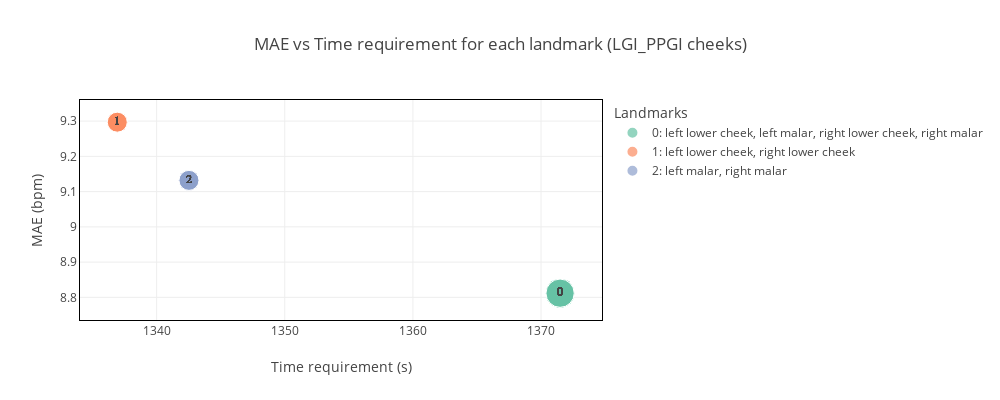

The code cell stored with this chart in its notebook:
### Markdown cell above
### Cheeks

### Code cell
roi = 'cheeks'
df = pd.read_hdf(f'../results/test_landmarks/h5/{dataset_name}/{dataset_name}_landmarks_in_roi.h5', key='df')\
        .query(f'ROI == "{roi}"')
df = pd.concat([df, df_each.query(f'ROI == "{roi}"')]).reset_index(drop=True)    
metric = 'MAE'

df, rankings = get_rankings_roi(df, dataset_name, metric)
fig, axs = plt.subplots(2,2,figsize=(15,6))
fig, axs = plot_bar_roi(df, rankings, roi, dataset_name, ncol=2, fig=fig, axs=axs)
plt.show()

fig, axs = plt.subplots(2,2,figsize=(12,5))
fig, axs = plot_box_roi(df, rankings, roi, dataset_name, ncol=1, fig=fig, axs=axs)
plt.show()

df1, fig = plot_bubble_roi(df, metric, dataset_name, roi, size=[1000,400])
fig.show()

# print the worst video landmarks combination
df.sort_values('MAE',ascending=False).groupby('video').head(1)[['method','dataset','videoFilename','landmarks','MAE','RMSE','PCC','video','score']]

### Figure 1 — Plotly figure (JSON) as saved in the notebook; plotly's stock layout.template omitted (floating-point values rounded to 4 significant figures)
{"data": [{"customdata": [["0: left lower cheek, left malar, right lower cheek, right malar"], ["0: left lower cheek, left malar, right lower cheek, right malar"], ["0: left lower cheek, left malar, right lower cheek, right malar"], ["0: left lower cheek, left malar, right lower cheek, right malar"], ["0: left lower cheek, left malar, right lower cheek, right malar"], ["0: left lower cheek, left malar, right lower cheek, right malar"], ["0: left lower cheek, left malar, right lower cheek, right malar"], ["0: left lower cheek, left malar, right lower cheek, right malar"], ["0: left lower cheek, left malar, right lower cheek, right malar"], ["0: left lower cheek, left malar, right lower cheek, right malar"], ["0: left lower cheek, left malar, right lower cheek, right malar"], ["0: left lower cheek, left malar, right lower cheek, right malar"], ["0: left lower cheek, left malar, right lower cheek, right malar"], ["0: left lower cheek, left malar, right lower cheek, right malar"], ["0: left lower cheek, left malar, right lower cheek, right malar"], ["0: left lower cheek, left malar, right lower cheek, right malar"], ["0: left lower cheek, left malar, right lower cheek, right malar"], ["0: left lower cheek, left malar, right lower cheek, right malar"], ["0: left lower cheek, left malar, right lower cheek, right malar"], ["0: left lower cheek, left malar, right lower cheek, right malar"], ["0: left lower cheek, left malar, right lower cheek, right malar"], ["0: left lower cheek, left malar, right lower cheek, right malar"]], "hovertemplate": "Landmarks=%{customdata[0]}<br>Time requirement (s)=%{x}<br>MAE (bpm)=%{y}<br>Number of landmarks=%{marker.size}<br>landmarks_id=%{text}<extra></extra>", "legendgroup": "0: left lower cheek, left malar, right lower cheek, right malar", "marker": {"color": "rgb(102,194,165)", "size": [4, 4, 4, 4, 4, 4, 4, 4, 4, 4, 4, 4, 4, 4, 4, 4, 4, 4, 4, 4, 4, 4], "sizemode": "area", "sizeref": 0.01, "symbol": "circle"}, "mode": "markers+text", "name": "0: left lower cheek, left malar, right lower cheek, right malar", "orientation": "v", "showlegend": true, "text": [0, 0, 0, 0, 0, 0, 0, 0, 0, 0, 0, 0, 0, 0, 0, 0, 0, 0, 0, 0, 0, 0], "textfont": {"family": "Courier New", "size": 12}, "textposition": "middle center", "type": "scatter", "x": [1371.0, 1371.0, 1371.0, 1371.0, 1371.0, 1371.0, 1371.0, 1371.0, 1371.0, 1371.0, 1371.0, 1371.0, 1371.0, 1371.0, 1371.0, 1371.0, 1371.0, 1371.0, 1371.0, 1371.0, 1371.0, 1371.0], "xaxis": "x", "y": [8.812, 8.812, 8.812, 8.812, 8.812, 8.812, 8.812, 8.812, 8.812, 8.812, 8.812, 8.812, 8.812, 8.812, 8.812, 8.812, 8.812, 8.812, 8.812, 8.812, 8.812, 8.812], "yaxis": "y"}, {"customdata": [["1: left lower cheek, right lower cheek"], ["1: left lower cheek, right lower cheek"], ["1: left lower cheek, right lower cheek"], ["1: left lower cheek, right lower cheek"], ["1: left lower cheek, right lower cheek"], ["1: left lower cheek, right lower cheek"], ["1: left lower cheek, right lower cheek"], ["1: left lower cheek, right lower cheek"], ["1: left lower cheek, right lower cheek"], ["1: left lower cheek, right lower cheek"], ["1: left lower cheek, right lower cheek"], ["1: left lower cheek, right lower cheek"], ["1: left lower cheek, right lower cheek"], ["1: left lower cheek, right lower cheek"], ["1: left lower cheek, right lower cheek"], ["1: left lower cheek, right lower cheek"], ["1: left lower cheek, right lower cheek"], ["1: left lower cheek, right lower cheek"], ["1: left lower cheek, right lower cheek"], ["1: left lower cheek, right lower cheek"], ["1: left lower cheek, right lower cheek"], ["1: left lower cheek, right lower cheek"]], "hovertemplate": "Landmarks=%{customdata[0]}<br>Time requirement (s)=%{x}<br>MAE (bpm)=%{y}<br>Number of landmarks=%{marker.size}<br>landmarks_id=%{text}<extra></extra>", "legendgroup": "1: left lower cheek, right lower cheek", "marker": {"color": "rgb(252,141,98)", "size": [2, 2, 2, 2, 2, 2, 2, 2, 2, 2, 2, 2, 2, 2, 2, 2, 2, 2, 2, 2, 2, 2], "sizemode": "area", "sizeref": 0.01, "symbol": "circle"}, "mode": "markers+text", "name": "1: left lower cheek, right lower cheek", "orientation": "v", "showlegend": true, "text": [1, 1, 1, 1, 1, 1, 1, 1, 1, 1, 1, 1, 1, 1, 1, 1, 1, 1, 1, 1, 1, 1], "textfont": {"family": "Courier New", "size": 12}, "textposition": "middle center", "type": "scatter", "x": [1337.0, 1337.0, 1337.0, 1337.0, 1337.0, 1337.0, 1337.0, 1337.0, 1337.0, 1337.0, 1337.0, 1337.0, 1337.0, 1337.0, 1337.0, 1337.0, 1337.0, 1337.0, 1337.0, 1337.0, 1337.0, 1337.0], "xaxis": "x", "y": [9.297, 9.297, 9.297, 9.297, 9.297, 9.297, 9.297, 9.297, 9.297, 9.297, 9.297, 9.297, 9.297, 9.297, 9.297, 9.297, 9.297, 9.297, 9.297, 9.297, 9.297, 9.297], "yaxis": "y"}, {"customdata": [["2: left malar, right malar"], ["2: left malar, right malar"], ["2: left malar, right malar"], ["2: left malar, right malar"], ["2: left malar, right malar"], ["2: left malar, right malar"], ["2: left malar, right malar"], ["2: left malar, right malar"], ["2: left malar, right malar"], ["2: left malar, right malar"], ["2: left malar, right malar"], ["2: left malar, right malar"], ["2: left malar, right malar"], ["2: left malar, right malar"], ["2: left malar, right malar"], ["2: left malar, right malar"], ["2: left malar, right malar"], ["2: left malar, right malar"], ["2: left malar, right malar"], ["2: left malar, right malar"], ["2: left malar, right malar"], ["2: left malar, right malar"]], "hovertemplate": "Landmarks=%{customdata[0]}<br>Time requirement (s)=%{x}<br>MAE (bpm)=%{y}<br>Number of landmarks=%{marker.size}<br>landmarks_id=%{text}<extra></extra>", "legendgroup": "2: left malar, right malar", "marker": {"color": "rgb(141,160,203)", "size": [2, 2, 2, 2, 2, 2, 2, 2, 2, 2, 2, 2, 2, 2, 2, 2, 2, 2, 2, 2, 2, 2], "sizemode": "area", "sizeref": 0.01, "symbol": "circle"}, "mode": "markers+text", "name": "2: left malar, right malar", "orientation": "v", "showlegend": true, "text": [2, 2, 2, 2, 2, 2, 2, 2, 2, 2, 2, 2, 2, 2, 2, 2, 2, 2, 2, 2, 2, 2], "textfont": {"family": "Courier New", "size": 12}, "textposition": "middle center", "type": "scatter", "x": [1343.0, 1343.0, 1343.0, 1343.0, 1343.0, 1343.0, 1343.0, 1343.0, 1343.0, 1343.0, 1343.0, 1343.0, 1343.0, 1343.0, 1343.0, 1343.0, 1343.0, 1343.0, 1343.0, 1343.0, 1343.0, 1343.0], "xaxis": "x", "y": [9.132, 9.132, 9.132, 9.132, 9.132, 9.132, 9.132, 9.132, 9.132, 9.132, 9.132, 9.132, 9.132, 9.132, 9.132, 9.132, 9.132, 9.132, 9.132, 9.132, 9.132, 9.132], "yaxis": "y"}], "layout": {"height": 400, "legend": {"itemsizing": "constant", "title": {"text": "Landmarks"}, "tracegroupgap": 0}, "title": {"text": "MAE vs Time requirement for each landmark (LGI_PPGI cheeks)"}, "width": 1000, "xaxis": {"anchor": "y", "domain": [0, 1], "linecolor": "black", "mirror": true, "showline": true, "title": {"text": "Time requirement (s)"}}, "yaxis": {"anchor": "x", "domain": [0, 1], "linecolor": "black", "mirror": true, "showline": true, "title": {"text": "MAE (bpm)"}}}}
